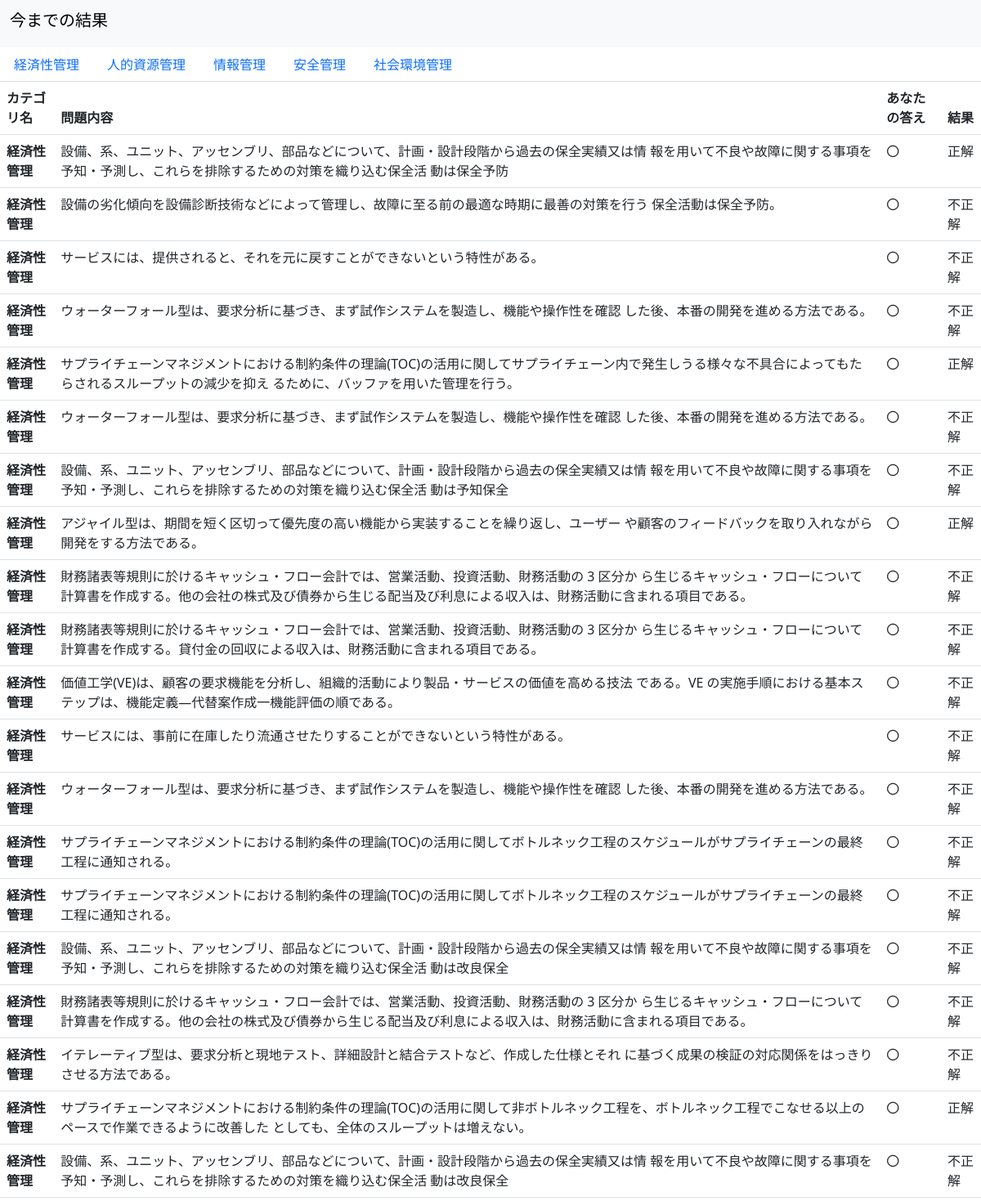
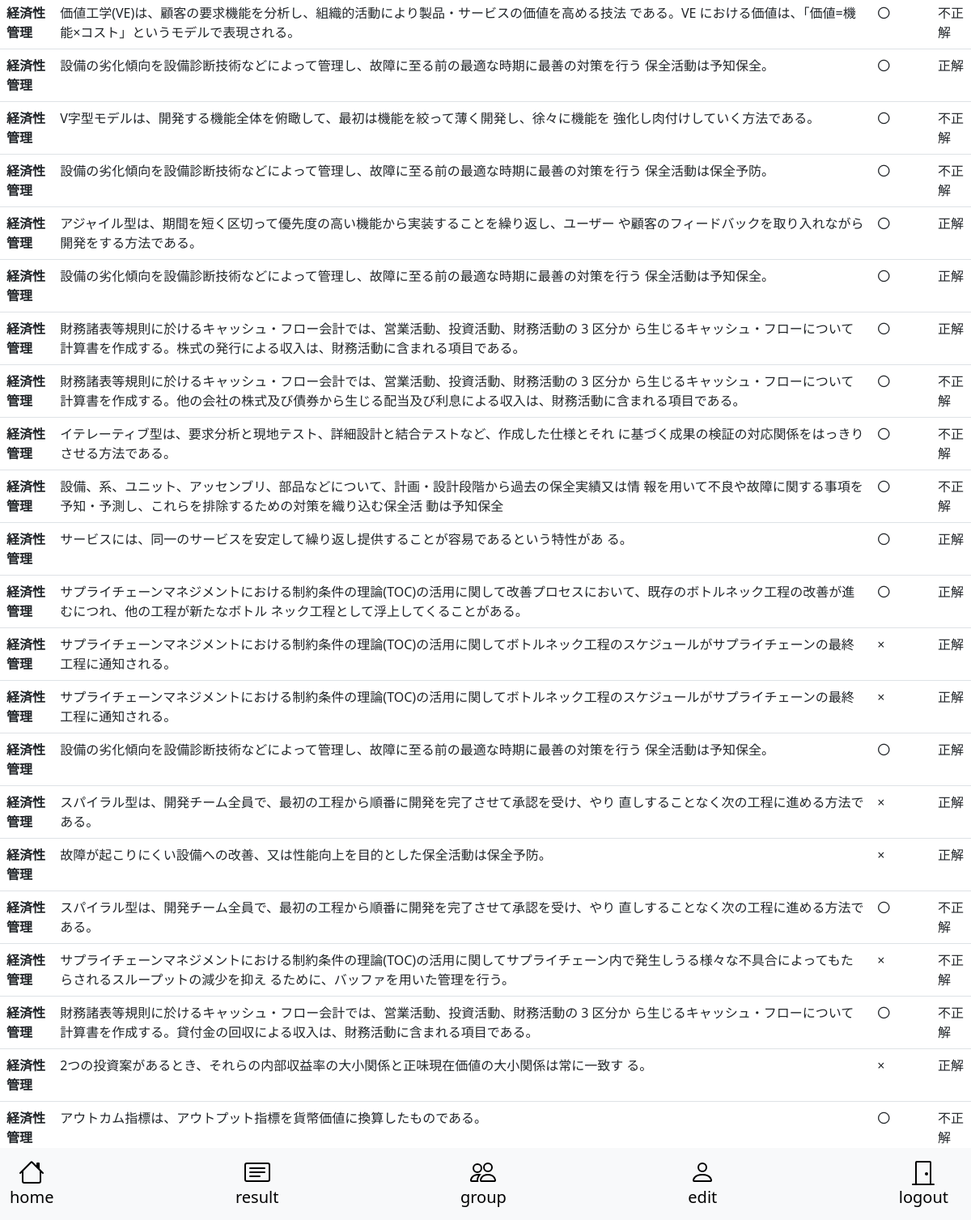
/result_all/3 (signed in), run on the app's committed database (2 pictures, top to bottom).
### database.py (models this page shows)
class BaseModel(UserMixin,Model):
    created_at = DateTimeField(default=datetime.datetime.now)
    updated_at = DateTimeField(default=datetime.datetime.now)
    deleted_at = DateTimeField(default=datetime.datetime.now)
    class Meta:
        abstract = True

class MainCategory(BaseModel):
    name = CharField()
    class Meta:
        database = db

class Question(BaseModel):
    year = IntegerField()
    main_category_id = ForeignKeyField(MainCategory)
    content = CharField()
    answer_id = ForeignKeyField(Answer)
    class Meta:
        database = db

### app.py (the view, shortened to what this page needs)
@app.route("/result_all/<id>")
@login_required
def result_all(id):
    user = current_user
    datas = Result.select().where(Result.user_id == int(id))
    questions = []
    categorys = []
    number = len(datas)
    for data in datas:
        question = Question.get(Question.id == data.question_id)
        questions.append(question)
    for question in questions:
        category = MainCategory.get(MainCategory.id == question.main_category_id)
        categorys.append(category)
    if int(id) == current_user.id:
        pass
    print("データ:" + str(questions))
    return render_template("/result_all.html",datas = datas,questions = questions,number = number,categorys = categorys,user=user,)

### app.py (called while the page is built)
@login_manager.user_loader
def load_user(user_id):
    return User.get(User.id == int(user_id))

### templates/result_all.html (shortened to what this page needs)
<!DOCTYPE html>
<html lang="en">
<head>
    <link href="https://cdn.jsdelivr.net/npm/bootstrap@5.3.0/dist/css/bootstrap.min.css" rel="stylesheet"
>
</head>
<body>
    {% extends "layout.html" %}
    {% block layout %}
  <!--
    {% block name %}
    今までの結果
    {% endblock %} -->
    {{ super() }}
    <ul class="nav nav-tabs" id="myTab" role="tablist">
        <li class="nav-item" role="presentation">
          <button class="nav-link 1" id="tab-1" data-bs-toggle="tab" data-bs-target="#home-tab-1" type="button" role="tab" aria-controls="home-tab-1" aria-selected="true">経済性管理</button>
        </li>
        <li class="nav-item" role="presentation">
          <button class="nav-link 2" id="tab-2" data-bs-toggle="tab" data-bs-target="#home-tab-2" type="button" role="tab" aria-controls="home-tab-2" aria-selected="true">人的資源管理</button>
        </li>
        <li class="nav-item" role="presentation">
          <button class="nav-link 3" id="tab-3" data-bs-toggle="tab" data-bs-target="#home-tab-3" type="button" role="tab" aria-controls="home-tab-3" aria-selected="true">情報管理</button>
        </li>
        <li class="nav-item" role="presentation">
          <button class="nav-link 4" id="tab-4" data-bs-toggle="tab" data-bs-target="#home-tab-4" type="button" role="tab" aria-controls="home-tab-4" aria-selected="true">安全管理</button>
        </li>
        <li class="nav-item" role="presentation">
          <button class="nav-link 5" id="tab-5" data-bs-toggle="tab" data-bs-target="#home-tab-5" type="button" role="tab" aria-controls="home-tab-5" aria-selected="true">社会環境管理</button>
        </li>
    </ul>
    <table class="table">
        <thead>
          <tr>
            <th scope="col">カテゴリ名</th>
            <th scope="col">問題内容</th>
            <th scope="col">あなたの答え</th>
            <th scope="col">結果</th>
          </tr>
        </thead>
        <tbody>
    <div class="tab-content" id="myTabContent">
        <div class="tab-pane fade show 1" id="home-tab-1" role="tabpanel" aria-labelledby="tab-1" tabindex="0">
            {% for i in range(number) %}
            {% if categorys[i].id == 1: %}
            <tr>
                <th scope="row">{{ categorys[i].name }}</th>
                    <td>{{ questions[i].content }}</td>
                    {% if datas[i].my_answer == "True": %}
                        <td>〇</td>
                    {% else: %}
                        <td>×</td>
                    {% endif %}
                    {% if datas[i].result == "True": %}
                        <td>正解</td>
                    {% else: %}
                        <td>不正解</td>
                    {% endif %}
            </tr>
            {% endif %}
            {% endfor %}
        </div>
    </div>
    </tbody>
      </table>
      {% endblock %}
      {% block navber %}
      {{ super() }}
      {% endblock %}

### templates/layout.html (shortened to what this page needs)
<!DOCTYPE html>
<html lang="en">
<head>
    <link href="https://cdn.jsdelivr.net/npm/bootstrap@5.3.0/dist/css/bootstrap.min.css" rel="stylesheet">
</head>
<body>
    {% block layout %}
    <nav class="navbar navbar-light bg-light" style="position: sticky;top: 0;">
        <div class="container-fluid">
          <h1 class="navbar-brand">{% block name %} {% endblock %}</h1>
        </div>
    </nav>
    {% endblock %}
    {% block navber %}
    <nav class="navbar fixed-bottom navbar-light bg-light">
        <div class="container-fluid">
            <a href="/select-main-category" class="navbar-brand">
              <div class="text-center">
              </div>
              <div class="text-center">home</div>
              </a>
            <a href="/result_all/{{ user.id }}" class="navbar-brand">
              <div class="text-center">
              </div>
              <div class="text-center">result</div>
            </a>
            <a href="/group" class="navbar-brand">
              <div class="text-center">
              </div>
              <div class="text-center">group</div></a>
            <a href="/edit_user" class="navbar-brand">
              <div class="text-center">
                </div>
                <div class="text-center">edit</div></a>
            <a href="/logout" class="navbar-brand">
              <div class="text-center">
                <svg xmlns="http://www.w3.org/2000/svg" width="32" height="32" fill="currentColor" class="bi bi-door-closed" viewBox="0 0 16 16">
                <path d="M3 2a1 1 0 0 1 1-1h8a1 1 0 0 1 1 1v13h1.5a.5.5 0 0 1 0 1h-13a.5.5 0 0 1 0-1H3V2zm1 13h8V2H4v13z"/>
                <path d="M9 9a1 1 0 1 0 2 0 1 1 0 0 0-2 0z"/>
              </svg>
              </div>
              <div class="text-center">logout</div></a>
        </div>
      </nav>
    {% endblock %}
</body>
</html>

### data on the page
MainCategory: name "経済性管理" "経済性管理" "経済性管理" "経済性管理" "経済性管理" "経済性管理" "経済性管理" "経済性管理" "経済性管理" "経済性管理" "経済性管理" "経済性管理" "経済性管理" "経済性管理" "経済性管理" "経済性管理" "経済性管理" "経済性管理" "経済性管理" "経済性管理" "経済性管理" "経済性管理" "経済性管理" "経済性管理" "経済性管理" "経済性管理" "経済性管理" "経済性管理" "経済性管理" "経済性管理" "経済性管理" "経済性管理" "経済性管理" "経済性管理" "経済性管理" "経済性管理" "経済性管理" "経済性管理" "経済性管理" "経済性管理" "経済性管理" "経済性管理"
Question: content "設備、系、ユニット、アッセンブリ、部品などについて、計画・設計段階から過去の保全実績又は情 報を用いて不良や故障に関する事項を予知・予測し、これらを排除するための対策を織り込む保全活 動は保全予防"
Question: content "設備の劣化傾向を設備診断技術などによって管理し、故障に至る前の最適な時期に最善の対策を行う 保全活動は保全予防。" "設備の劣化傾向を設備診断技術などによって管理し、故障に至る前の最適な時期に最善の対策を行う 保全活動は保全予防。"
Question: content "サービスには、提供されると、それを元に戻すことができないという特性がある。"
Question: content "ウォーターフォール型は、要求分析に基づき、まず試作システムを製造し、機能や操作性を確認 した後、本番の開発を進める方法である。" "ウォーターフォール型は、要求分析に基づき、まず試作システムを製造し、機能や操作性を確認 した後、本番の開発を進める方法である。" "ウォーターフォール型は、要求分析に基づき、まず試作システムを製造し、機能や操作性を確認 した後、本番の開発を進める方法である。"
Question: content "サプライチェーンマネジメントにおける制約条件の理論(TOC)の活用に関してサプライチェーン内で発生しうる様々な不具合によってもたらされるスループットの減少を抑え るために、バッファを用いた管理を行う。" "サプライチェーンマネジメントにおける制約条件の理論(TOC)の活用に関してサプライチェーン内で発生しうる様々な不具合によってもたらされるスループットの減少を抑え るために、バッファを用いた管理を行う。"
Question: content "設備、系、ユニット、アッセンブリ、部品などについて、計画・設計段階から過去の保全実績又は情 報を用いて不良や故障に関する事項を予知・予測し、これらを排除するための対策を織り込む保全活 動は予知保全" "設備、系、ユニット、アッセンブリ、部品などについて、計画・設計段階から過去の保全実績又は情 報を用いて不良や故障に関する事項を予知・予測し、これらを排除するための対策を織り込む保全活 動は予知保全"
Question: content "アジャイル型は、期間を短く区切って優先度の高い機能から実装することを繰り返し、ユーザー や顧客のフィードバックを取り入れながら開発をする方法である。" "アジャイル型は、期間を短く区切って優先度の高い機能から実装することを繰り返し、ユーザー や顧客のフィードバックを取り入れながら開発をする方法である。"
Question: content "財務諸表等規則に於けるキャッシュ・フロー会計では、営業活動、投資活動、財務活動の 3 区分か ら生じるキャッシュ・フローについて計算書を作成する。他の会社の株式及び債券から生じる配当及び利息による収入は、財務活動に含まれる項目である。" "財務諸表等規則に於けるキャッシュ・フロー会計では、営業活動、投資活動、財務活動の 3 区分か ら生じるキャッシュ・フローについて計算書を作成する。他の会社の株式及び債券から生じる配当及び利息による収入は、財務活動に含まれる項目である。" "財務諸表等規則に於けるキャッシュ・フロー会計では、営業活動、投資活動、財務活動の 3 区分か ら生じるキャッシュ・フローについて計算書を作成する。他の会社の株式及び債券から生じる配当及び利息による収入は、財務活動に含まれる項目である。"
Question: content "財務諸表等規則に於けるキャッシュ・フロー会計では、営業活動、投資活動、財務活動の 3 区分か ら生じるキャッシュ・フローについて計算書を作成する。貸付金の回収による収入は、財務活動に含まれる項目である。" "財務諸表等規則に於けるキャッシュ・フロー会計では、営業活動、投資活動、財務活動の 3 区分か ら生じるキャッシュ・フローについて計算書を作成する。貸付金の回収による収入は、財務活動に含まれる項目である。"
Question: content "価値工学(VE)は、顧客の要求機能を分析し、組織的活動により製品・サービスの価値を高める技法 である。VE の実施手順における基本ステップは、機能定義—代替案作成一機能評価の順である。"
Question: content "サービスには、事前に在庫したり流通させたりすることができないという特性がある。"
Question: content "サプライチェーンマネジメントにおける制約条件の理論(TOC)の活用に関してボトルネック工程のスケジュールがサプライチェーンの最終工程に通知される。" "サプライチェーンマネジメントにおける制約条件の理論(TOC)の活用に関してボトルネック工程のスケジュールがサプライチェーンの最終工程に通知される。" "サプライチェーンマネジメントにおける制約条件の理論(TOC)の活用に関してボトルネック工程のスケジュールがサプライチェーンの最終工程に通知される。" "サプライチェーンマネジメントにおける制約条件の理論(TOC)の活用に関してボトルネック工程のスケジュールがサプライチェーンの最終工程に通知される。"
Question: content "設備、系、ユニット、アッセンブリ、部品などについて、計画・設計段階から過去の保全実績又は情 報を用いて不良や故障に関する事項を予知・予測し、これらを排除するための対策を織り込む保全活 動は改良保全" "設備、系、ユニット、アッセンブリ、部品などについて、計画・設計段階から過去の保全実績又は情 報を用いて不良や故障に関する事項を予知・予測し、これらを排除するための対策を織り込む保全活 動は改良保全"
Question: content "イテレーティブ型は、要求分析と現地テスト、詳細設計と結合テストなど、作成した仕様とそれ に基づく成果の検証の対応関係をはっきりさせる方法である。" "イテレーティブ型は、要求分析と現地テスト、詳細設計と結合テストなど、作成した仕様とそれ に基づく成果の検証の対応関係をはっきりさせる方法である。"
Question: content "サプライチェーンマネジメントにおける制約条件の理論(TOC)の活用に関して非ボトルネック工程を、ボトルネック工程でこなせる以上のペースで作業できるように改善した としても、全体のスループットは増えない。"
Question: content "価値工学(VE)は、顧客の要求機能を分析し、組織的活動により製品・サービスの価値を高める技法 である。VE における価値は、「価値=機能×コスト」というモデルで表現される。"
Question: content "設備の劣化傾向を設備診断技術などによって管理し、故障に至る前の最適な時期に最善の対策を行う 保全活動は予知保全。" "設備の劣化傾向を設備診断技術などによって管理し、故障に至る前の最適な時期に最善の対策を行う 保全活動は予知保全。" "設備の劣化傾向を設備診断技術などによって管理し、故障に至る前の最適な時期に最善の対策を行う 保全活動は予知保全。"
Question: content "V字型モデルは、開発する機能全体を俯瞰して、最初は機能を絞って薄く開発し、徐々に機能を 強化し肉付けしていく方法である。"
Question: content "財務諸表等規則に於けるキャッシュ・フロー会計では、営業活動、投資活動、財務活動の 3 区分か ら生じるキャッシュ・フローについて計算書を作成する。株式の発行による収入は、財務活動に含まれる項目である。"
Question: content "サービスには、同一のサービスを安定して繰り返し提供することが容易であるという特性があ る。"
Question: content "サプライチェーンマネジメントにおける制約条件の理論(TOC)の活用に関して改善プロセスにおいて、既存のボトルネック工程の改善が進むにつれ、他の工程が新たなボトル ネック工程として浮上してくることがある。"
Question: content "スパイラル型は、開発チーム全員で、最初の工程から順番に開発を完了させて承認を受け、やり 直しすることなく次の工程に進める方法である。" "スパイラル型は、開発チーム全員で、最初の工程から順番に開発を完了させて承認を受け、やり 直しすることなく次の工程に進める方法である。"
Question: content "故障が起こりにくい設備への改善、又は性能向上を目的とした保全活動は保全予防。"
Question: content "2つの投資案があるとき、それらの内部収益率の大小関係と正味現在価値の大小関係は常に一致す る。"
Question: content "アウトカム指標は、アウトプット指標を貨幣価値に換算したものである。"
